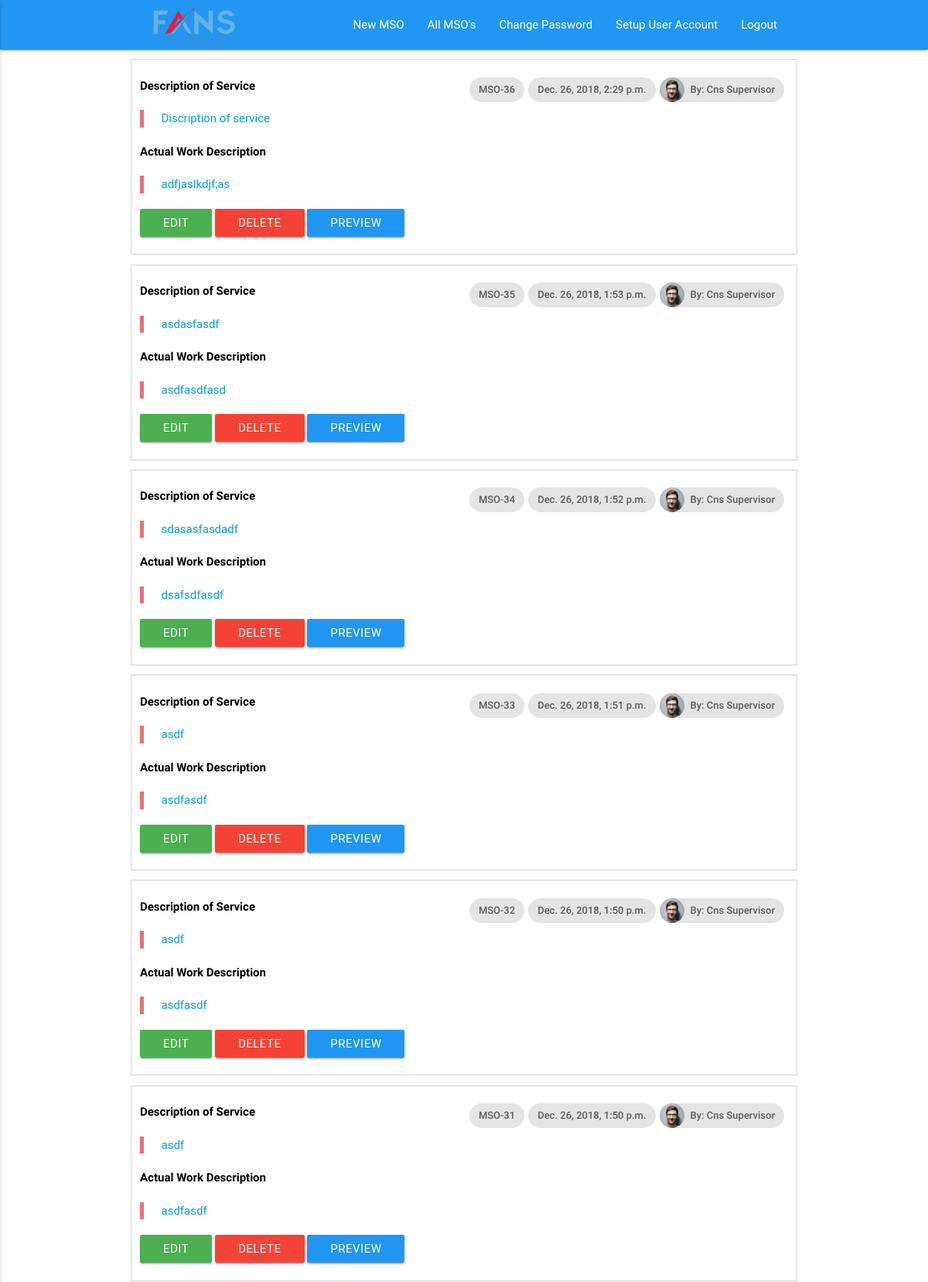
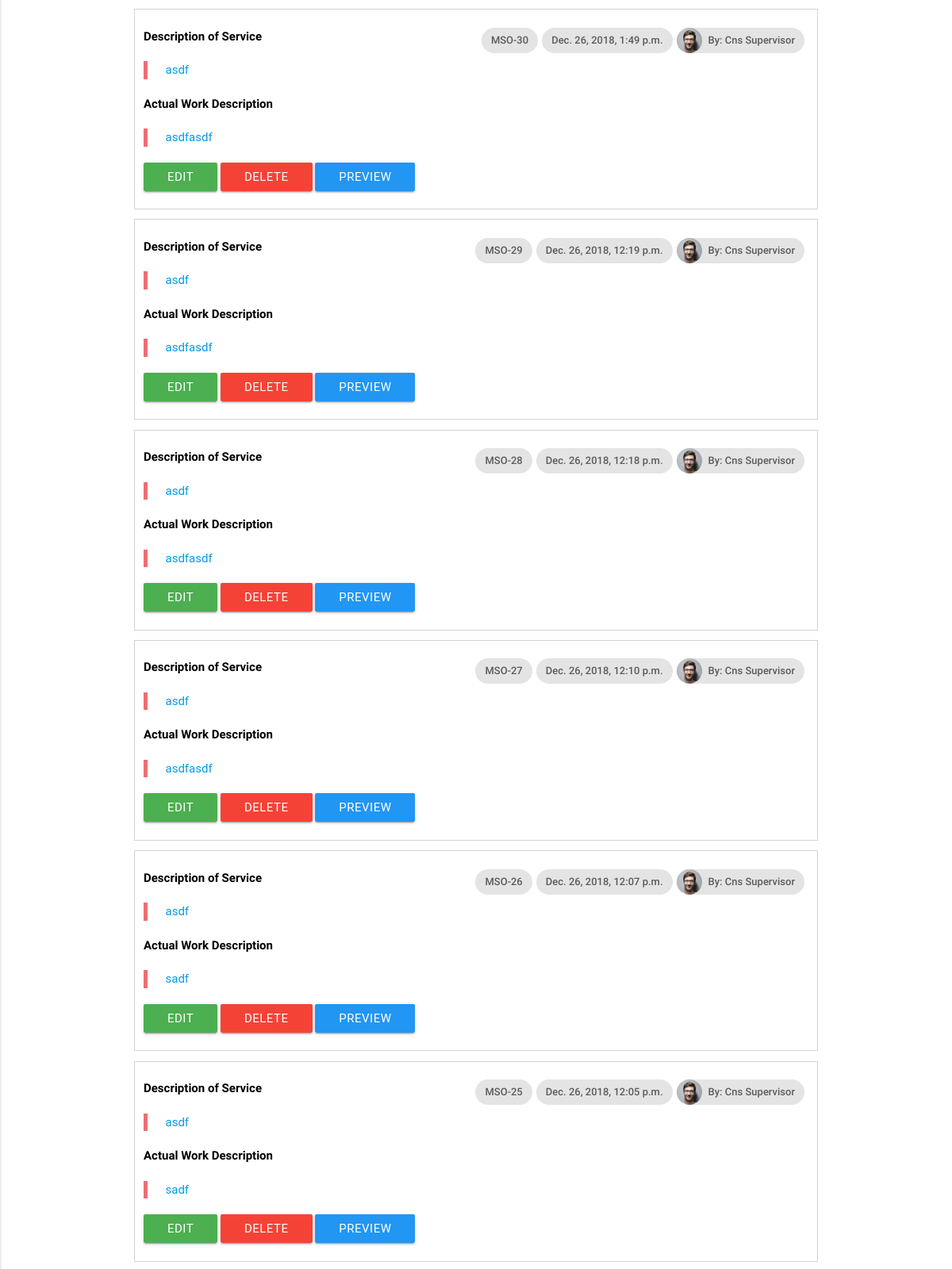
The app's page /mso/ (signed in, upper part) with its own data (2 pictures, top to bottom).
### mso/models.py (models this page shows, shortened)
class MsoCns(models.Model):
    requested_by = models.CharField(max_length=100, default='')
    section =  models.CharField(max_length=100, default='')
    department_head =  models.CharField(max_length=100, default='')
    location =  models.CharField(max_length=100, default='')
    description_of_service = models.TextField(default='')
    tsm_approval = models.BooleanField(default=False)
    tsm_approval_date = models.DateTimeField(auto_now=False, null=True)
    actual_work_descripition = models.TextField(default='')
    date_started = models.CharField(default='', max_length=50)
    date_completed = models.CharField(default='', max_length=50)
    work_compleated_by = models.TextField(default='')
    id_number = models.CharField(max_length=254, default='')
    supervisor_approval = models.BooleanField(default=False)
    supervisor_approval_date = models.DateTimeField(auto_now=False, null=True)
    posted_on = models.DateTimeField(auto_now=True)
    posted_by = models.EmailField(max_length=254, default='')
    posted_by_name = models.CharField(max_length=254, default='')
    requested_by_other_department = models.BooleanField(default=False)
    completed = models.BooleanField(default=False)

### mso/views.py (the view)
# urls.py: path('', views.all_msos, name='all_msos.html'),
@login_required
def all_msos(request):
    all_msos = MsoCns.objects.all().order_by('-pk')
    current_user_name = helper.get_full_name(request.user)
    print(current_user_name)
    args = {
        'msos': all_msos,
        'current_user_name': str(current_user_name),
         'current_user_email': str(request.user),
    }
    return render(request, 'mso/all_msos.html', args)

### mso/helper.py (called while the page is built)
def get_full_name(email):
    first_name = CustomUser.objects.values_list('first_name', flat=True).filter(email=email)[0].lower()
    last_name = CustomUser.objects.values_list('last_name', flat=True).filter(email=email)[0].lower()
    return first_name.capitalize() + ' ' + last_name.capitalize()

### users/models.py (called while the page is built)
    def __str__(self):
        return self.email

### mso/templates/mso/all_msos.html (shortened to what this page needs)
{% extends 'base.html' %}
{% load static %}
{% block linktag %} <link rel="stylesheet" type="text/css" href="{% static "pages/css/mso.css" %}"> {% endblock linktag %}
{% block navbar-li %}
{% if user.is_authenticated %}
<li>
    <a href="/mso/new">New MSO</a>
</li>
<li>
    <a href="/mso/all">All MSO's</a>
</li>
<li>
    <a href="/accounts/password/change">Change Password</a>
</li>
<li>
    <a href="/user/setup-account">Setup User Account</a>
</li>
<li>
    <a href="/accounts/logout">Logout</a>
</li>
{% endif %}
{% endblock navbar-li %}
{% block content %}
<div class="container">
        {%for mso in msos %}
        <div class="row mso_row" id="r{{mso.id}}">
            <div class="col s12">
                <br>
                <a id="read_mode_a" href="/mso/{{mso.id}}">
                    <div class="chip">
                        <img src="{% static "pages/img/person1.jpg" %}" alt="Contact Person">By: {{ mso.posted_by_name }}
                    </div>
                    <div class="chip">
                        {{mso.posted_on}}
                    </div>
                    <div class="chip">MSO-{{mso.id}}</div>
                    <span class="title mso_title">Description of Service</span>
                    <blockquote>{{mso.description_of_service}}</blockquote>
                    <span class="title mso_title">Actual Work Description</span>
                    <blockquote>{{mso.actual_work_descripition}}</blockquote>
                    </a>
                    <a id="" href="/mso/edit/{{mso.id}}" class="waves-effect waves-light green btn modal-trigger">Edit</a>
                    <a id="{{mso.id}}" href="#" class="delete waves-effect waves-light red btn modal-trigger">Delete</a>
                    <a href="/mso/{{mso.id}}" class="waves-effect waves-light blue btn modal-trigger">Preview</a>
                <br>
                <br>
            </div>
        </div>
        {% endfor %}
</div>
{% endblock content %}

### pages/static/pages/css/main.css (style rules this page uses)
.mso_row { margin-bottom: 0px; border: 1px solid lightgray; }
.title { font-weight: bold; }
.chip { float: right !important; }
.mso_title { color: black; }

### pages/static/pages/css/mso.css (style rules this page uses)
.mso_row { margin-bottom: 0px; border: 1px solid lightgray; }
.title { font-weight: bold; }
.chip { float: right !important; }
.mso_title { color: black; }

### records on screen
MsoCns: posted_by_name "Cns Supervisor", posted_on "Dec. 26, 2018, 2:29 p.m.", id "36", description_of_service "Discription of service", actual_work_descripition "adfjaslkdjf;as"
MsoCns: posted_by_name "Cns Supervisor", posted_on "Dec. 26, 2018, 1:53 p.m.", id "35", description_of_service "asdasfasdf", actual_work_descripition "asdfasdfasd"
MsoCns: posted_by_name "Cns Supervisor", posted_on "Dec. 26, 2018, 1:52 p.m.", id "34", description_of_service "sdasasfasdadf", actual_work_descripition "dsafsdfasdf"
MsoCns: posted_by_name "Cns Supervisor", posted_on "Dec. 26, 2018, 1:51 p.m.", id "33", description_of_service "asdf", actual_work_descripition "asdfasdf"
MsoCns: posted_by_name "Cns Supervisor", posted_on "Dec. 26, 2018, 1:50 p.m.", id "32", description_of_service "asdf", actual_work_descripition "asdfasdf"
MsoCns: posted_by_name "Cns Supervisor", posted_on "Dec. 26, 2018, 1:50 p.m.", id "31", description_of_service "asdf", actual_work_descripition "asdfasdf"
MsoCns: posted_by_name "Cns Supervisor", posted_on "Dec. 26, 2018, 1:49 p.m.", id "30", description_of_service "asdf", actual_work_descripition "asdfasdf"
MsoCns: posted_by_name "Cns Supervisor", posted_on "Dec. 26, 2018, 12:19 p.m.", id "29", description_of_service "asdf", actual_work_descripition "asdfasdf"
MsoCns: posted_by_name "Cns Supervisor", posted_on "Dec. 26, 2018, 12:18 p.m.", id "28", description_of_service "asdf", actual_work_descripition "asdfasdf"
MsoCns: posted_by_name "Cns Supervisor", posted_on "Dec. 26, 2018, 12:10 p.m.", id "27", description_of_service "asdf", actual_work_descripition "asdfasdf"
MsoCns: posted_by_name "Cns Supervisor", posted_on "Dec. 26, 2018, 12:07 p.m.", id "26", description_of_service "asdf", actual_work_descripition "sadf"
MsoCns: posted_by_name "Cns Supervisor", posted_on "Dec. 26, 2018, 12:05 p.m.", id "25", description_of_service "asdf", actual_work_descripition "sadf"
